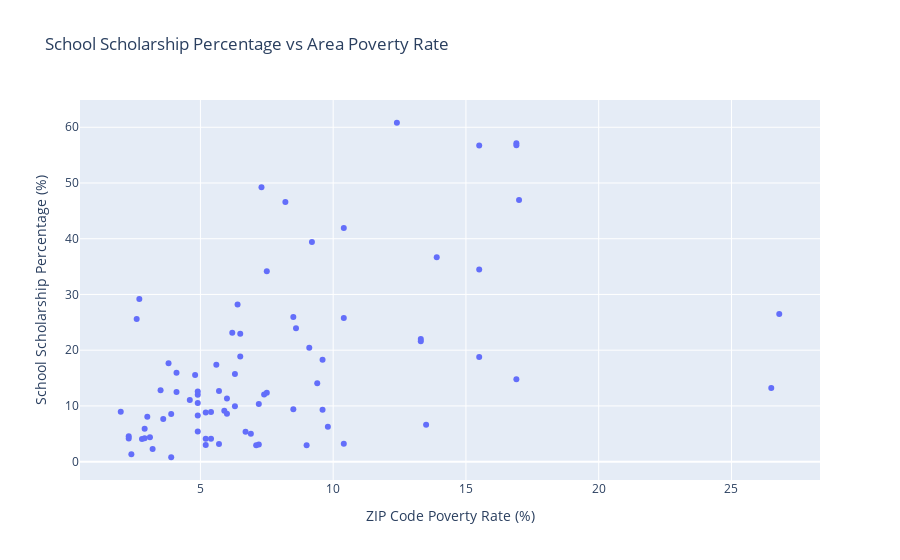

Notebook cell for this chart:
### Code cell
# @title
# Analyze relationship between poverty rates and school scholarships
# Check if poverty data is available before attempting merge
if 'poverty_df' in locals() and len(poverty_df) > 0 and 'zip_code' in poverty_df.columns and 'poverty_rate' in poverty_df.columns:

    # Merge school data with poverty data
    schools_with_poverty = df_clean.merge(
        poverty_df,
        on='zip_code',
        how='left'
    )

    schools_with_poverty_data = schools_with_poverty.dropna(subset=['poverty_rate'])

    if len(schools_with_poverty_data) > 0:

        # Scatter plot: Poverty rate vs Scholarship percentage
        fig_poverty_scholarships = px.scatter(
            schools_with_poverty_data,
            x='poverty_rate',
            y='scholarship_percentage',
            hover_name='School',
            hover_data={
                'zip_code': True,
                'Scholarships': True,
                'Enrollment_Clean': True,
                'total_financial_burden': ':,.0f'
            },
            title='School Scholarship Percentage vs Area Poverty Rate',
            labels={
                'poverty_rate': 'ZIP Code Poverty Rate (%)',
                'scholarship_percentage': 'School Scholarship Percentage (%)'
            }
        )
        fig_poverty_scholarships.show()

         # Scatter plot: Poverty rate vs Scholarship percentage
        fig_poverty_burden = px.scatter(
            schools_with_poverty_data,
            x='total_financial_burden',
            y='poverty_rate',
            hover_name='School',
            hover_data={
                'zip_code': True,
                'Scholarships': True,
                'Enrollment_Clean': True,
                'total_financial_burden': ':,.0f'
            },
            title='School Scholarship Percentage vs Area Poverty Rate',
            labels={
                'poverty_rate': 'ZIP Code Poverty Rate (%)',
                'total_financial_burden': 'Financial Burden'
            }
        )
        fig_poverty_burden.show()

### Figure 1 — Plotly figure (JSON) as saved in the notebook; plotly's stock layout.template omitted (floating-point values rounded to 4 significant figures; data arrays with more than 128 entries replaced by an {"elided": "..."} marker saying what was removed)
{"data": [{"customdata": {"elided": "80x4 mixed values"}, "hovertemplate": "<b>%{hovertext}</b><br><br>ZIP Code Poverty Rate (%)=%{x}<br>School Scholarship Percentage (%)=%{y}<br>zip_code=%{customdata[0]}<br>Scholarships=%{customdata[1]}<br>Enrollment_Clean=%{customdata[2]}<br>total_financial_burden=%{customdata[3]:,.0f}<extra></extra>", "hovertext": ["All Saints Catholic School", "Annunciation School", "Ascension School", "Ave Maria Academy (Maple Grove, MN)", "Benilde-St. Margaret's Schools", "Bethlehem Academy (Faribault, MN)", "Blessed Trinity Catholic School ", "Carondelet Catholic School (Minneapolis, MN)", "Community of Saints School", "Divine Mercy Catholic School", "Epiphany School ", "Faithful Shepherd Catholic School ", "Frassati Catholic Academy (White Bear Lake)", "Good Shepherd", "Highland Catholic St. Paul, MN)", "Hill-Murray School (Maplewood, MN)", "Holy Cross Catholic School ", "Holy Family Academy (St. Louis Park, MN)", "Holy Name of Jesus School", "Holy Spirit Elementary School", "Holy Trinity School (South Saint Paul, MN)", "Immaculate Conception", "Mary, Queen of Peace Catholic School", "Maternity of Mary - Saint Andrew School", "Most Holy Redeemer School", "Nativity of Mary School", "Nativity of Our Lord Catholic School", "Notre Dame Academy", "Our Lady of Grace", "Our Lady of Peace School (Minneapolis, MN)", "Our Lady of the Lake Catholic School", "Our Lady of the Prairie School", "Presentation of the Blessed Virgin Mary School (Maplewood, MN)", "Providence Academy (Plymouth, MN)", "Risen Christ Catholic School", "Sacred Heart School", "Saint Agnes School ", "Saint Ambrose of Woodbury", "Saint Anne's School (Le Sueur, MN)", "Saint Bartholomew's School (Wayzata, MN)", "Saint Charles Borromeo School (Saint Anthony, MN)", "Saint Croix Catholic School (Stillwater, MN)", "Saint Dominic Elementary School (Northfield, MN)", "Saint Elizabeth Ann Seton School ", "Saint Francis Xavier School (Buffalo, MN)", "Saint Helena School ", "Saint Hubert School (Chanhassen, MN)", "Saint Jerome School ", "Saint John Paul II Catholic School", "Saint John School of Little Canada ", "Saint John the Baptist Catholic Montessori (Excelsior)", "Saint John the Baptist Catholic School (Savage, MN)", "Saint John the Baptist School (Jordan, MN)", "Saint John the Baptist School (New Brighton, MN)", "Saint John the Baptist School (Vermillion, MN)", "Saint Joseph School (Rosemount, MN)", "Saint Joseph School (Waconia, MN)", "Saint Joseph's Catholic School (West Saint Paul, MN)", "Saint Jude of the Lake Catholic School (Mahtomedi, MN)", "Saint Maximilian Kolbe Academy (Delano, MN)", "Saint Michael Catholic School (Saint Michael, MN)", "Saint Michael School (Prior Lake, MN)", "Saint Odilia School", "Saint Pascal Baylon Regional School", "Saint Peter Claver School", "Saint Peter School (North Saint Paul, MN)", "Saint Peter's Catholic School (Forest Lake, MN)", "Saint Raphael Catholic School (Crystal, MN)", "Saint Rose of Lima School (Roseville, MN)", "Saint Stephen's Catholic School ", "Saint Therese School (Deephaven, MN)", "Saint Thomas Academy", "Saint Thomas More ", "Saint Timothy School ", "Saint Vincent de Paul Catholic School", "Saint Wenceslaus School (New Prague, MN)", "Shakopee Area Catholic School", "Transfiguration Catholic School ", "Visitation School", "Way of the Shepherd School (Blaine, MN)"], "legendgroup": "", "marker": {"color": "#636efa", "symbol": "circle"}, "mode": "markers", "name": "", "orientation": "v", "showlegend": false, "type": "scatter", "x": [3.1, 6.9, 26.8, 3.0, 5.4, 13.3, 7.3, 2.4, 7.5, 13.3, 9.4, 7.1, 5.9, 9.0, 9.6, 10.4, 4.9, 5.4, 5.2, 9.6, 9.1, 12.4, 2.0, 15.5, 4.8, 16.9, 7.2, 4.1, 3.9, 6.3, 6.5, 2.7, 10.4, 2.3, 16.9, 8.5, 26.5, 2.8, 13.5, 5.2, 8.5, 6.0, 6.4, 4.9, 6.3, 8.2, 3.2, 15.5, 9.2, 15.5, 3.8, 4.9, 4.9, 9.8, 5.6, 3.9, 4.1, 7.5, 4.6, 2.6, 3.6, 2.3, 5.7, 17.0, 16.9, 10.4, 6.0, 13.9, 7.4, 4.9, 5.2, 2.9, 7.2, 6.5, 6.7, 3.5, 5.7, 6.2, 2.9, 8.6], "xaxis": "x", "y": [4.38, 5.0, 26.47, 8.075, 4.124, 22.0, 49.24, 1.309, 34.18, 21.6, 14.08, 2.948, 9.137, 2.932, 9.326, 3.195, 12.0, 8.901, 2.978, 18.28, 20.45, 60.81, 8.974, 34.48, 15.56, 14.79, 3.053, 12.5, 0.7874, 15.73, 18.85, 29.17, 41.94, 4.545, 57.14, 25.95, 13.23, 4.061, 6.604, 8.824, 9.416, 8.571, 28.21, 8.287, 9.932, 46.6, 2.254, 56.73, 39.42, 18.78, 17.65, 12.6, 10.53, 6.283, 17.39, 8.55, 15.97, 12.34, 11.06, 25.61, 7.639, 4.167, 3.151, 46.96, 56.79, 25.79, 11.31, 36.69, 12.06, 5.422, 4.124, 4.196, 10.33, 22.95, 5.376, 12.82, 12.66, 23.15, 5.882, 23.94], "yaxis": "y"}], "layout": {"legend": {"tracegroupgap": 0}, "title": {"text": "School Scholarship Percentage vs Area Poverty Rate"}, "xaxis": {"anchor": "y", "domain": [0, 1], "title": {"text": "ZIP Code Poverty Rate (%)"}}, "yaxis": {"anchor": "x", "domain": [0, 1], "title": {"text": "School Scholarship Percentage (%)"}}}}
